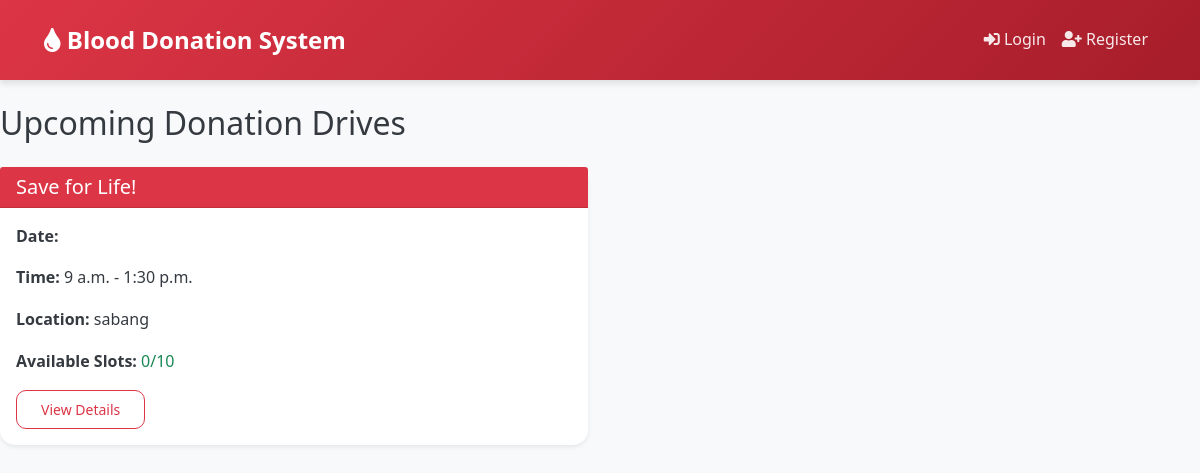
The app's page /drives/ with its own data.
### donation/models.py (models this page shows, shortened)
class DonationDrive(models.Model):
    name = models.CharField(max_length=200)
    start_date = models.DateField(help_text="Start date of the donation drive", null=True)
    end_date = models.DateField(help_text="End date of the donation drive", null=True)
    start_time = models.TimeField()
    end_time = models.TimeField()
    location = models.CharField(max_length=300)
    venue_details = models.TextField(blank=True, help_text="Specific details about the venue, parking, etc.")
    max_donors = models.PositiveIntegerField(default=10)
    max_donors_per_slot = models.PositiveIntegerField(default=2, help_text="Maximum donors that can be processed simultaneously")
    blood_type_targets = models.JSONField(default=dict, blank=True, null=True, help_text="Target number of donors for each blood type")
    eligibility_requirements = models.TextField(help_text="Basic eligibility criteria for donors", default="")
    pre_donation_instructions = models.TextField(help_text="Instructions for donors to follow before donation", default="")
    required_documents = models.TextField(help_text="List of required documents donors should bring", default="")
    medical_staff_count = models.PositiveIntegerField(default=2, help_text="Number of medical staff available")
    equipment_available = models.TextField(help_text="Available medical equipment and supplies", default="")
    safety_protocols = models.TextField(help_text="COVID-19 and other safety protocols", default="")
    contact_person = models.CharField(max_length=100, default="")
    contact_number = models.CharField(max_length=20, default="")
    emergency_number = models.CharField(max_length=20, default="")
    is_active = models.BooleanField(default=True)
    cancellation_reason = models.TextField(blank=True)
    weather_dependent = models.BooleanField(default=True, help_text="Whether the drive may be affected by weather")
    def get_blood_type_availability(self):
        registrations = self.driveregistration_set.all()
        blood_type_counts = {}
        for blood_type, _ in BLOOD_TYPES:
            count = registrations.filter(donor__blood_type=blood_type).count()
            target = self.blood_type_targets.get(blood_type, 0)
            blood_type_counts[blood_type] = {
                'current': count,
                'target': target,
                'available': max(0, target - count) if target > 0 else None
            }
        return blood_type_counts

### donation/views.py (the view)
# urls.py: path('drives/', views.drive_list, name='drive-list'),
def drive_list(request):
    today = timezone.now().date()
    drives = DonationDrive.objects.filter(
        start_date__gte=today,
        is_active=True
    ).annotate(
        registered_count=Count('driveregistration'),
        successful_donations=Count('driveregistration', filter=Q(driveregistration__donation_successful=True))
    ).order_by('start_date', 'start_time')
    for drive in drives:
        drive.blood_type_stats = drive.get_blood_type_availability()
        drive.capacity_percentage = (drive.registered_count / drive.max_donors * 100) if drive.max_donors > 0 else 0
        if not drive.is_active:
            drive.status = 'Cancelled'
            drive.status_class = 'danger'
        elif drive.registered_count >= drive.max_donors:
            drive.status = 'Full'
            drive.status_class = 'warning'
        else:
            drive.status = 'Open'
            drive.status_class = 'success'
    context = {
        'drives': drives,
        'blood_types': BLOOD_TYPES,
    }
    return render(request, 'donation/drive_list.html', context)

### donation/templates/donation/drive_list.html (shortened to what this page needs)
{% extends "donation/base.html" %}
{% block content %}
<div class="d-flex justify-content-between align-items-center mb-3">
    <h2>Upcoming Donation Drives</h2>
</div>
{% if drives %}
    <div class="row">
        {% for drive in drives %}
            <div class="col-md-6 mb-4">
                <div class="card h-100 shadow-sm" data-bs-toggle="tooltip" data-bs-placement="top" title="Click to view details of {{ drive.name }}">
                    <div class="card-header bg-danger text-white">
                        <h5 class="card-title mb-0">{{ drive.name }}</h5>
                    </div>
                    <div class="card-body">
                        <p><strong>Date:</strong> {{ drive.date }}</p>
                        <p><strong>Time:</strong> {{ drive.start_time }} - {{ drive.end_time }}</p>
                        <p><strong>Location:</strong> {{ drive.location }}</p>
                        <p><strong>Available Slots:</strong>
                            <span class="{% if drive.registered_count < drive.max_donors %}text-success{% else %}text-danger{% endif %}">
                                {{ drive.registered_count }}/{{ drive.max_donors }}
                            </span>
                        </p>
                        <a href="{% url 'drive-detail' drive.pk %}" class="btn btn-outline-danger btn-sm" data-bs-toggle="tooltip" data-bs-placement="top" title="View details of this drive">View Details</a>
                    </div>
                </div>
            </div>
        {% endfor %}
    </div>
{% else %}
    <p>No upcoming donation drives at the moment. Please check back later.</p>
{% endif %}
{% endblock %}

### donation/static/donation/css/custom.css (style rules this page uses)
:root { --primary-color: #dc3545; --primary-dark: #a71d2a; --secondary-color: #6c757d; --success-color: #28a745; --info-color: #17a2b8; --warning-color: #ffc107; --danger-color: #dc3545; --light-color: #f8f9fa; --dark-color: #343a40; --white: #ffffff; --shadow-sm: 0 2px 4px rgba(0,0,0,0.05); --shadow-md: 0 4px 6px rgba(0,0,0,0.1); --shadow-lg: 0 10px 15px rgba(0,0,0,0.1); --transition: all 0.3s ease; }
body { font-family: 'Segoe UI', Tahoma, Geneva, Verdana, sans-serif; background-color: var(--light-color); color: var(--dark-color); line-height: 1.6; }
.card { border: none; border-radius: 15px; box-shadow: var(--shadow-sm); transition: var(--transition); }
.btn { border-radius: 10px; padding: 0.5rem 1.5rem; font-weight: 500; transition: var(--transition); }
.fade-in { animation: fadeIn 0.6s ease forwards; }

### records on screen
DonationDrive: name "Save for Life!", start_time "9 a.m.", end_time "1:30 p.m.", location "sabang", registered_count "0", max_donors "10"
